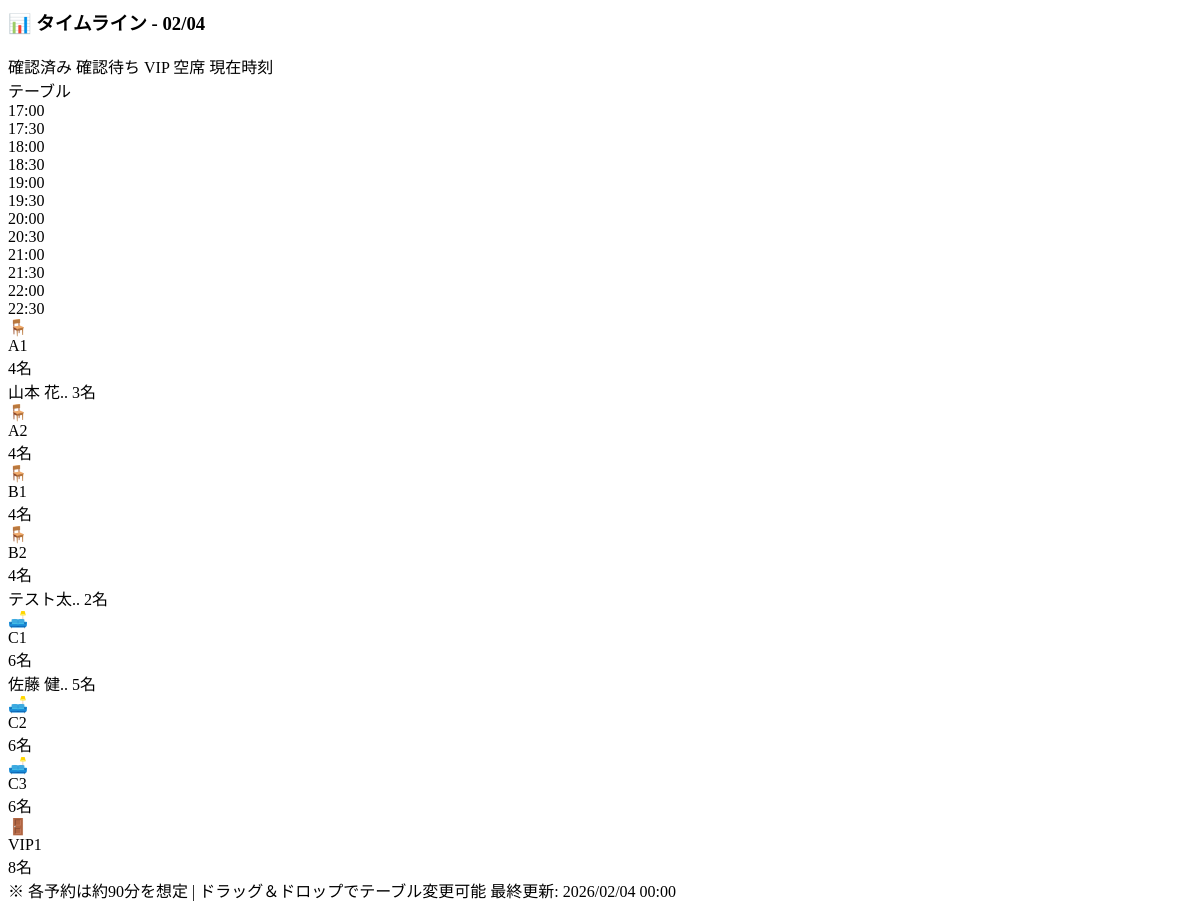
/admin/tables/gantt, run on an earlier commit of the app's database.
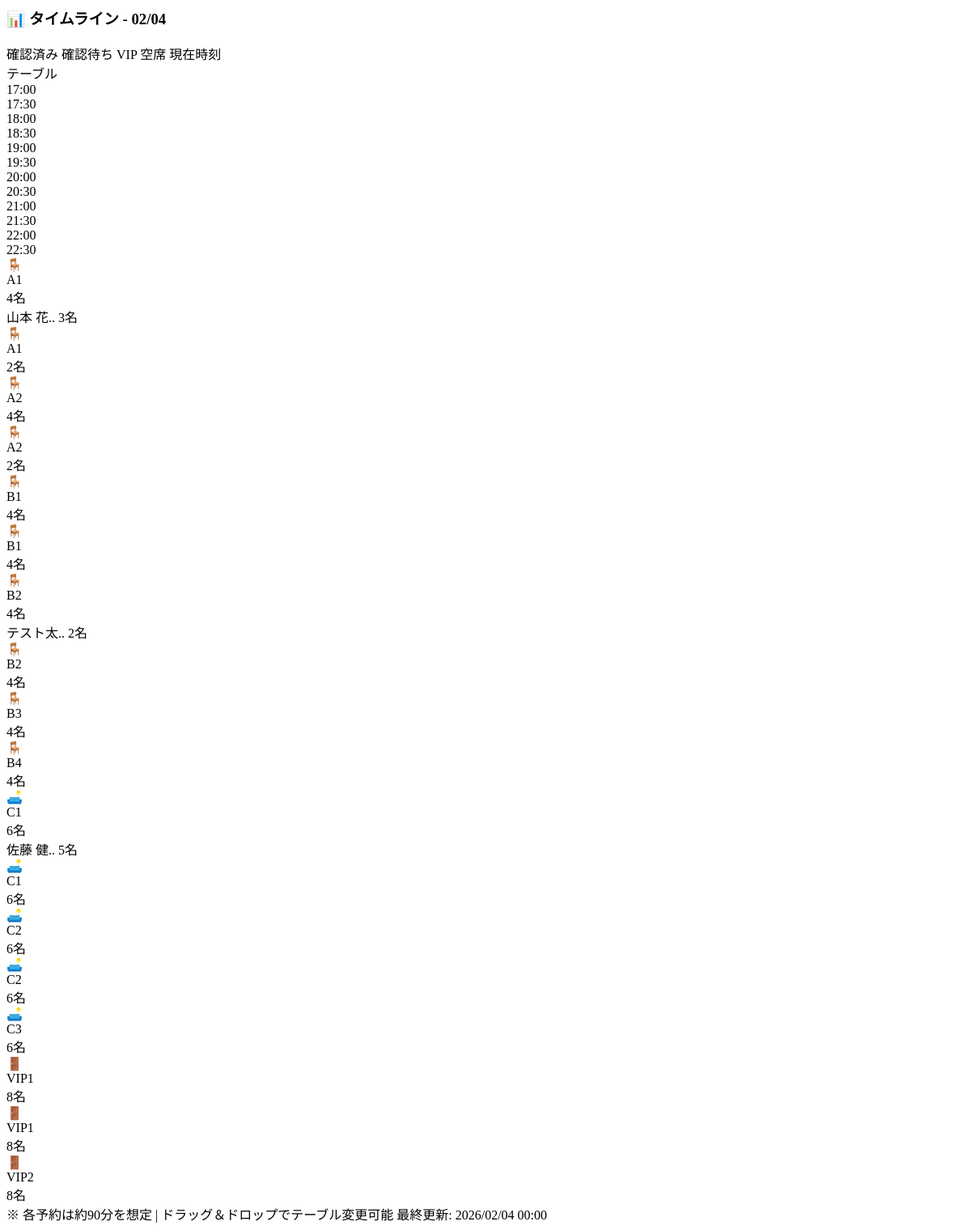
And on a later commit of the database.
### backend/app/models/table.py (models this page shows, shortened)
class Table(Base):
    __tablename__ = "tables"
    id = Column(String(36), primary_key=True, default=lambda: str(uuid.uuid4()))
    branch_code = Column(String(50), nullable=False, index=True)
    table_number = Column(String(10), nullable=False)  # "A1", "B2", "VIP1"
    name = Column(String(100))  # "窓際席", "個室A"
    min_capacity = Column(Integer, default=1)   # Tối thiểu 1 người
    max_capacity = Column(Integer, nullable=False)  # 4 hoặc 6 ghế
    table_type = Column(String(20), default=TableType.REGULAR.value)
    floor = Column(Integer, default=1)  # Tầng
    zone = Column(String(50))  # "A", "B", "VIP", "Window"
    has_window = Column(Boolean, default=False)      # Gần cửa sổ
    is_smoking = Column(Boolean, default=False)      # Khu hút thuốc
    is_wheelchair_accessible = Column(Boolean, default=True)
    has_baby_chair = Column(Boolean, default=False)  # Có ghế trẻ em
    status = Column(String(20), default=TableStatus.AVAILABLE.value)
    is_active = Column(Boolean, default=True)  # Bàn có hoạt động không
    priority = Column(Integer, default=0)  # Ưu tiên xếp khách (VIP = cao hơn)
    notes = Column(String(500))  # Ghi chú nội bộ
    created_at = Column(DateTime(timezone=True), server_default=func.now())
    updated_at = Column(DateTime(timezone=True), onupdate=func.now())

### backend/app/models/booking.py (models this page shows)
class Booking(Base):
    __tablename__ = "bookings"
    id = Column(String(36), primary_key=True, default=lambda: str(uuid.uuid4()))
    branch_code = Column(String(50), nullable=False, index=True)
    branch_customer_id = Column(String(36), ForeignKey("branch_customers.id"))
    date = Column(Date, nullable=False, index=True)
    time = Column(String(5), nullable=False)  # "18:00"
    guests = Column(Integer, nullable=False)
    guest_name = Column(String(255))
    guest_phone = Column(String(20))
    guest_email = Column(String(255))
    status = Column(String(20), default=BookingStatus.PENDING.value)
    note = Column(String(1000))  # Customer request
    staff_note = Column(String(1000))  # Internal note
    source = Column(String(50), default="web")  # 'web', 'chat', 'phone'
    created_at = Column(DateTime(timezone=True), server_default=func.now())
    updated_at = Column(DateTime(timezone=True), onupdate=func.now())
    branch_customer = relationship("BranchCustomer")

### backend/app/routers/dashboard.py (the view)
@router.get("/tables/gantt", response_class=HTMLResponse)
async def get_gantt_partial(
    request: Request,
    db: AsyncSession = Depends(get_db),
    branch_code: str = Query(default="jinan"),
    target_date: date = Query(default=None),
):
    from app.models.table import Table
    from app.services.table_optimization import TableOptimizationService
    if target_date is None:
        target_date = date.today()
    result = await db.execute(
        select(Table)
        .where(Table.branch_code == branch_code)
        .order_by(Table.zone, Table.table_number)
    )
    tables = result.scalars().all()
    gantt_data = {"tables": [], "time_slots": [], "unassigned_bookings": []}
    if tables:
        try:
            optimizer = TableOptimizationService(db, branch_code)
            gantt_data = await optimizer.get_gantt_data(target_date)
        except Exception as e:
            print(f"Error getting gantt data: {e}")
    return templates.TemplateResponse("dashboard/partials/gantt.html", {
        "request": request,
        "gantt_data": gantt_data,
        "target_date": target_date,
        "branch_code": branch_code,
    })

### backend/app/database.py (called while the page is built)
async def get_db():
    async with AsyncSessionLocal() as session:
        try:
            yield session
        finally:
            await session.close()

### dashboard/templates/dashboard/partials/gantt.html (shortened to what this page needs)
<div class="flex justify-between items-center mb-4">
    <h3 class="text-lg font-bold">📊 タイムライン - {{ target_date.strftime('%m/%d') }}</h3>
    <div class="flex items-center gap-4 text-xs">
        <span class="flex items-center gap-1">
             確認済み
        </span>
        <span class="flex items-center gap-1">
             確認待ち
        </span>
        <span class="flex items-center gap-1">
             VIP
        </span>
        <span class="flex items-center gap-1">
             空席
        </span>
        <span class="flex items-center gap-1 ml-2">
             現在時刻
        </span>
    </div>
</div>
<div class="overflow-x-auto">
    <div class="min-w-[900px]" id="gantt-timeline">
        <div class="flex border-b border-gray-700 mb-2 relative">
            <div class="w-28 flex-shrink-0 py-2 px-2 text-sm font-bold text-gray-400">テーブル</div>
            <div class="flex-1 flex relative" id="time-header">
                {% for slot in gantt_data.time_slots %}
                <div class="flex-1 text-center py-2 text-xs text-gray-400 border-l border-gray-700
                    {% if loop.index0 % 2 == 0 %}font-bold{% endif %}"
                    data-slot="{{ slot }}">
                    {{ slot }}
                </div>
                {% endfor %}
            </div>
        </div>
        {% if gantt_data.tables %}
        {% for table in gantt_data.tables %}
        <div class="flex items-center border-b border-gray-700/50 hover:bg-gray-700/30 group table-row"
             data-table-id="{{ table.id }}"
             data-table-number="{{ table.table_number }}"
             data-capacity="{{ table.max_capacity }}">
            <div class="w-28 flex-shrink-0 py-3 px-2">
                <div class="flex items-center gap-2">
                    <span class="text-lg">
                        {% if table.table_type == 'private' %}🚪
                        {% elif table.max_capacity >= 6 %}🛋️
                        {% else %}🪑{% endif %}
                    </span>
                    <div>
                        <div class="font-bold text-sm">{{ table.table_number }}</div>
                        <div class="text-xs text-gray-500">{{ table.max_capacity }}名</div>
                    </div>
                </div>
            </div>
            <div class="flex-1 flex relative h-12 timeline-dropzone"
                 data-table-id="{{ table.id }}"
                 ondragover="handleDragOver(event)"
                 ondragleave="handleDragLeave(event)"
                 ondrop="handleDrop(event)">
                {% for booking in table.bookings %}
                {% if booking.slot_index >= 0 %}
                {% set slot_width = 100 / gantt_data.time_slots|length %}
                {% set block_left = booking.slot_index * slot_width %}
                {% set block_width = booking.duration_slots * slot_width %}
                <div class="booking-block absolute top-1 bottom-1 rounded-md flex items-center px-2 text-xs font-medium cursor-grab
                    transition-all hover:scale-[1.02] hover:z-10 hover:shadow-lg active:cursor-grabbing
                    {% if booking.status == 'confirmed' %}bg-green-600 hover:bg-green-500
                    {% elif booking.status == 'pending' %}bg-yellow-600 hover:bg-yellow-500
                    {% elif booking.status == 'completed' %}bg-blue-600 hover:bg-blue-500
                    {% else %}bg-purple-600 hover:bg-purple-500{% endif %}"
                    style="left: {{ block_left }}%; width: {{ block_width }}%; min-width: 60px;"
                    title="{{ booking.customer_name }} - {{ booking.guests }}名 ({{ booking.time_str }})"
                    draggable="true"
                    data-booking-id="{{ booking.id }}"
                    data-guests="{{ booking.guests }}"
                    data-customer="{{ booking.customer_name }}"
                    data-time="{{ booking.time_str }}"
                    ondragstart="handleDragStart(event)"
                    ondragend="handleDragEnd(event)">
                    <span class="truncate">
                        {{ booking.customer_name[:4] }}{% if booking.customer_name|length > 4 %}..{% endif %}
                        <span class="opacity-75">{{ booking.guests }}名</span>
                    </span>
                </div>
                {% endif %}
                {% endfor %}
            </div>
        </div>
        {% endfor %}
        {% else %}
        <div class="text-center py-8 text-gray-400">
            <p>テーブルが設定されていません</p>
        </div>
        {% endif %}
    </div>
</div>
<div class="mt-4 pt-4 border-t border-gray-700 flex justify-between text-xs text-gray-400">
    <span>※ 各予約は約90分を想定 | ドラッグ＆ドロップでテーブル変更可能</span>
    <span id="last-update-time">最終更新: <span class="update-timestamp">{{ target_date.strftime('%Y/%m/%d %H:%M') }}</span></span>
</div>

What changed in the data, as far as the page shows it:
added Table: table_number "A1", max_capacity "2"
added Table: table_number "A2", max_capacity "2"
added Table: table_number "B1", max_capacity "4"
added Table: table_number "B2", max_capacity "4"
added Table: table_number "B3", max_capacity "4"
added Table: table_number "B4", max_capacity "4"
added Table: table_number "C1", max_capacity "6"
added Table: table_number "C2", max_capacity "6"
added Table: table_number "VIP1", max_capacity "8"
added Table: table_number "VIP2", max_capacity "8"
